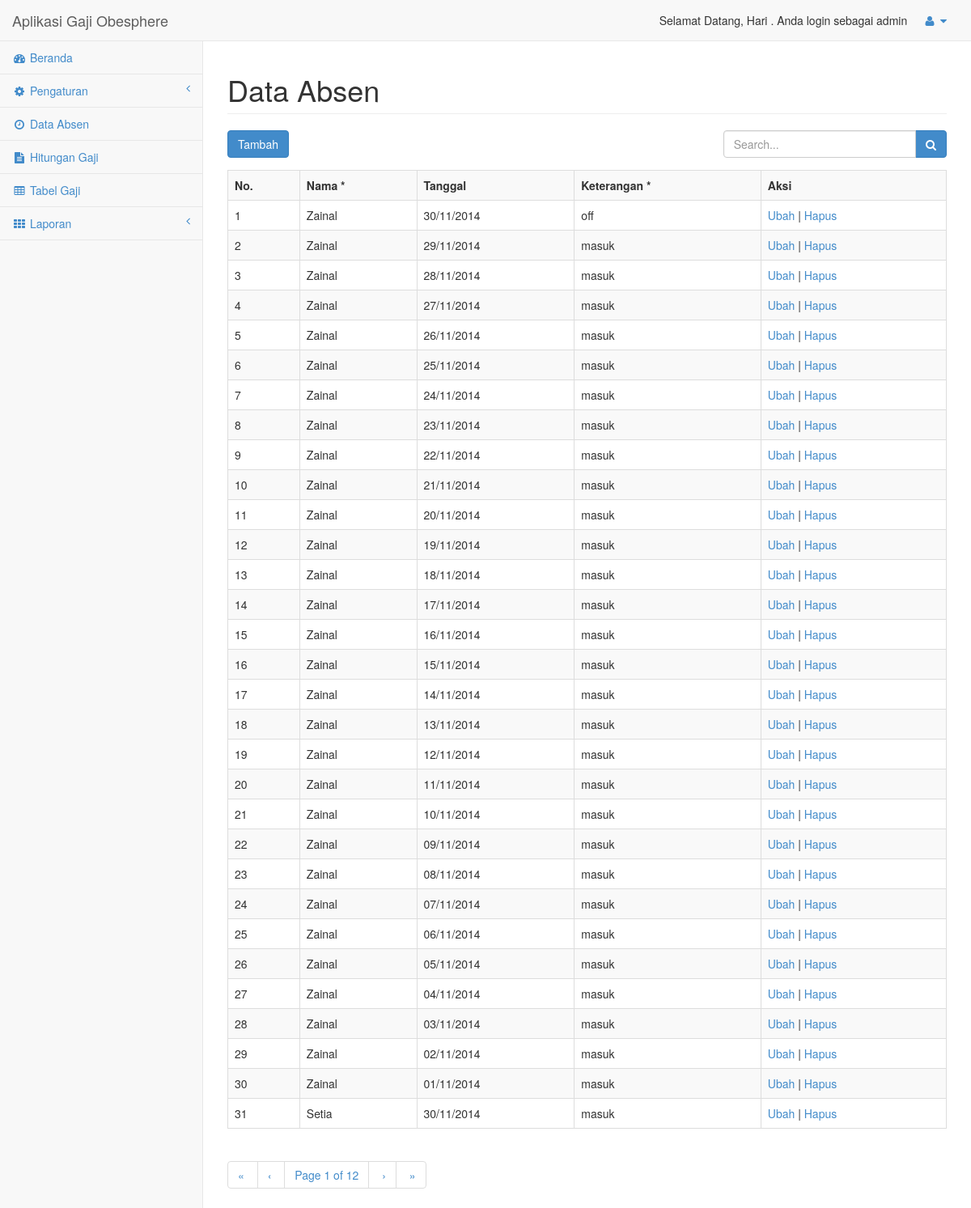
/index.php?route=absen (signed in), run on the app's committed database.
### tables this page shows
CREATE TABLE IF NOT EXISTS `absen` (
`id_absen` int(11) NOT NULL,
  `nip_fk_absen` int(11) NOT NULL,
  `tgl_absen` date NOT NULL,
  `ket_absen` varchar(10) NOT NULL DEFAULT ''
);

CREATE TABLE IF NOT EXISTS `pegawai` (
  `nip` varchar(8) NOT NULL DEFAULT '',
  `nama_pegawai` varchar(100) NOT NULL DEFAULT '',
  `jabatan_pegawai` int(11) NOT NULL,
  `alamat` varchar(100) NOT NULL DEFAULT '',
  `tlp_pegawai` varchar(12) NOT NULL DEFAULT '',
  `jenis_kelamin` varchar(10) NOT NULL,
  `agama` varchar(50) NOT NULL DEFAULT '',
  `tgl_lahir` date NOT NULL,
  `status_kawin` varchar(10) NOT NULL DEFAULT '0',
  `npwp_pegawai` varchar(20) NOT NULL
);

### loader.php (called while the page is built)
<?php
$route = isset($_GET['route'])?$_GET['route']:'dashboard';
    include 'page/'.$route.'.php';
?>

### inc/fungsi.php (called while the page is built, shortened)
<?php
      function tglview($tanggal){
        $tgl = substr ($tanggal , 8 , 2 );
        $bln = substr($tanggal , 5 , 2);
        $thn = substr($tanggal , 0 , 4);
        return $tgl."/".$bln."/".$thn;
    }
?>

### page/absen.php (the view, shortened to what this page needs)
<?php
if(isset($_REQUEST['keyword']) && $_REQUEST['keyword']<>""){
    $keyword=$_REQUEST['keyword'];
    $reload = "index.php?route=absen&keyword=$keyword";
    $query = "SELECT
      *
    FROM
      absen
      LEFT JOIN pegawai ON pegawai.nip = absen.nip_fk_absen
    WHERE
      nama_pegawai LIKE '%$keyword%' OR
      ket_absen LIKE '%$keyword%'
    ORDER BY id_absen DESC";
    $result = mysql_query($query);
}else{
    $reload = "index.php?route=absen";
    $query = "SELECT
      *
    FROM
      absen
      LEFT JOIN pegawai ON pegawai.nip = absen.nip_fk_absen
    ORDER BY id_absen DESC";
    $result = mysql_query($query);
}
$rpp = 31;
$page = intval($_GET["page"]);
if($page<=0) $page = 1;
$tcount = mysql_num_rows($result);
$tpages = ($tcount) ? ceil($tcount/$rpp) : 1;
$count = 0;
$i = ($page-1)*$rpp;
$no_urut = ($page-1)*$rpp;
?>
            <div class="row">
                <div class="col-lg-12">
                    <h1 class="page-header">Data Absen</h1>
                </div>
            </div>
            <div class="row">
                <div class="col-lg-8">
                    <a href="index.php?route=absenadd" class="btn btn-primary">Tambah</a>
                </div>
                <div class="col-lg-4 text-right">
                    <form method="post" action="index.php?route=absen">
                        <div class="form-group input-group">
                            <input type="text" name="keyword" class="form-control" placeholder="Search..." value="<?php echo $_REQUEST['keyword']; ?>">
                            <span class="input-group-btn">
                                <button class="btn btn-primary" type="submit"><i class="fa fa-search"></i>
                                </button>
                            </span>
                        </div>
                    </form>
                </div>
            </div>
            <div class="row">
                <div class="col-lg-12">
                    <table class="table table-bordered table-striped">
                        <tr>
                            <th>No.</th>
                            <th>Nama *</th>
                            <th>Tanggal</th>
                            <th>Keterangan *</th>
                            <th>Aksi</th>
                        </tr>
                        <?php
                        if (!$result)
                        {
                            die(mysql_error());
                        }
                        else
                        {
                            while(($count<$rpp) && ($i<$tcount)) {
                                $row = mysql_fetch_array($result);
                        ?>
                            <tr>
                                <td><?php echo ++$no_urut; ?></td>
                                <td><?php echo $row['nama_pegawai']; ?></td>
                                <td><?php echo tglview($row['tgl_absen']); ?></td>
                                <td><?php echo $row['ket_absen']; ?></td>
                                <td>
                                    <a href="index.php?route=absenedit&id=<?php echo $row['id_absen']; ?>">Ubah</a> |
                                    <a href="index.php?route=absendelete&id=<?php echo $row['id_absen']; ?>" onclick="javascript: return confirm('Anda yakin ?')">Hapus</a>
                                </td>
                            </tr>
                        <?php
                                $i++;
                                $count++;
                            }
                        }
                        ?>
                    </table>
                    <div>
                    <?php echo paginate_one($reload, $page, $tpages, $adjacents); ?>
                    </div>
                </div>
            </div>

### css/sb-admin-2.css (style rules this page uses)
body { background-color: #f8f8f8; }

### data on the page
absen: pegawai.nama_pegawai "Zainal", tgl_absen "30/11/2014", ket_absen "off"
absen: pegawai.nama_pegawai "Zainal", tgl_absen "29/11/2014", ket_absen "masuk"
absen: pegawai.nama_pegawai "Zainal", tgl_absen "28/11/2014", ket_absen "masuk"
absen: pegawai.nama_pegawai "Zainal", tgl_absen "27/11/2014", ket_absen "masuk"
absen: pegawai.nama_pegawai "Zainal", tgl_absen "26/11/2014", ket_absen "masuk"
absen: pegawai.nama_pegawai "Zainal", tgl_absen "25/11/2014", ket_absen "masuk"
absen: pegawai.nama_pegawai "Zainal", tgl_absen "24/11/2014", ket_absen "masuk"
absen: pegawai.nama_pegawai "Zainal", tgl_absen "23/11/2014", ket_absen "masuk"
absen: pegawai.nama_pegawai "Zainal", tgl_absen "22/11/2014", ket_absen "masuk"
absen: pegawai.nama_pegawai "Zainal", tgl_absen "21/11/2014", ket_absen "masuk"
absen: pegawai.nama_pegawai "Zainal", tgl_absen "20/11/2014", ket_absen "masuk"
absen: pegawai.nama_pegawai "Zainal", tgl_absen "19/11/2014", ket_absen "masuk"
absen: pegawai.nama_pegawai "Zainal", tgl_absen "18/11/2014", ket_absen "masuk"
absen: pegawai.nama_pegawai "Zainal", tgl_absen "17/11/2014", ket_absen "masuk"
absen: pegawai.nama_pegawai "Zainal", tgl_absen "16/11/2014", ket_absen "masuk"
absen: pegawai.nama_pegawai "Zainal", tgl_absen "15/11/2014", ket_absen "masuk"
absen: pegawai.nama_pegawai "Zainal", tgl_absen "14/11/2014", ket_absen "masuk"
absen: pegawai.nama_pegawai "Zainal", tgl_absen "13/11/2014", ket_absen "masuk"
absen: pegawai.nama_pegawai "Zainal", tgl_absen "12/11/2014", ket_absen "masuk"
absen: pegawai.nama_pegawai "Zainal", tgl_absen "11/11/2014", ket_absen "masuk"
absen: pegawai.nama_pegawai "Zainal", tgl_absen "10/11/2014", ket_absen "masuk"
absen: pegawai.nama_pegawai "Zainal", tgl_absen "09/11/2014", ket_absen "masuk"
absen: pegawai.nama_pegawai "Zainal", tgl_absen "08/11/2014", ket_absen "masuk"
absen: pegawai.nama_pegawai "Zainal", tgl_absen "07/11/2014", ket_absen "masuk"
absen: pegawai.nama_pegawai "Zainal", tgl_absen "06/11/2014", ket_absen "masuk"
absen: pegawai.nama_pegawai "Zainal", tgl_absen "05/11/2014", ket_absen "masuk"
absen: pegawai.nama_pegawai "Zainal", tgl_absen "04/11/2014", ket_absen "masuk"
absen: pegawai.nama_pegawai "Zainal", tgl_absen "03/11/2014", ket_absen "masuk"
absen: pegawai.nama_pegawai "Zainal", tgl_absen "02/11/2014", ket_absen "masuk"
absen: pegawai.nama_pegawai "Zainal", tgl_absen "01/11/2014", ket_absen "masuk"
absen: pegawai.nama_pegawai "Setia", tgl_absen "30/11/2014", ket_absen "masuk"

### other printed values
$_SESSION['nama_user'] "Hari"
$_SESSION['level'] "admin"
$firstlabel "«"
$prevlabel "‹"
$page "1"
$tpages "12"
$nextlabel "›"
$lastlabel "»"
